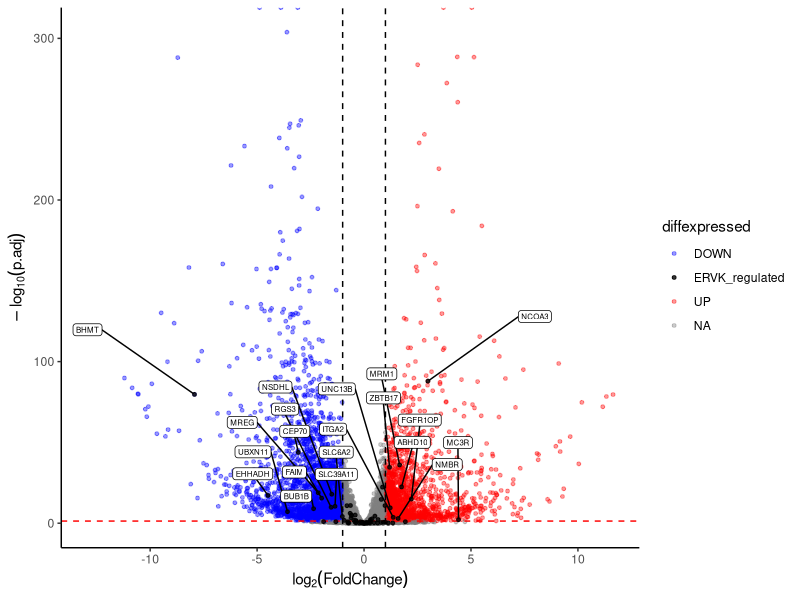

This figure's R source:
# Figure_4C
require( ggplot2 );
require( scales );
require( ggrepel );
require( dplyr )

setwd("Source_Data/Figure_4/Figure_4C/")
Brian_compare.DEGs.df<-read.csv("Figure_4C.csv")
p.Volcano<- ggplot(Brian_compare.DEGs.df,
                   aes(log2FoldChange,-1*log10(padj)))+ 
  geom_point(aes(color = diffexpressed),alpha=0.4,size = 1) +
  scale_color_manual(values=c("blue","black", "red")) +
  labs(x = expression(log[2](FoldChange)), y = expression(-log[10](p.adj))) +
  geom_vline(xintercept=c(-1, 1), lty=2,col="black",lwd=0.5) + 
  geom_hline(yintercept=-log10(0.05), lty=2,col="red",lwd=0.5) +
  geom_point(data=Brian_compare.DEGs.df %>% filter(ERVK_regulated =="ERVK_regulated") ,aes(log2FoldChange,-1*log10(padj),color = "ERVK_regulated"),alpha=0.8,size = 1) +
  geom_label_repel(data=Brian_compare.DEGs.df %>% filter(name!="NA"),
                   aes(log2FoldChange,-1*log10(padj),label=name),size = 2,label.padding = 0.15,min.segment.length = unit(0, 'lines'), nudge_y = 40,nudge_x = c(5,-5))+
  theme_classic()
ggsave("Figure_4C.pdf",p.Volcano,width = 5,height = 3.2)
